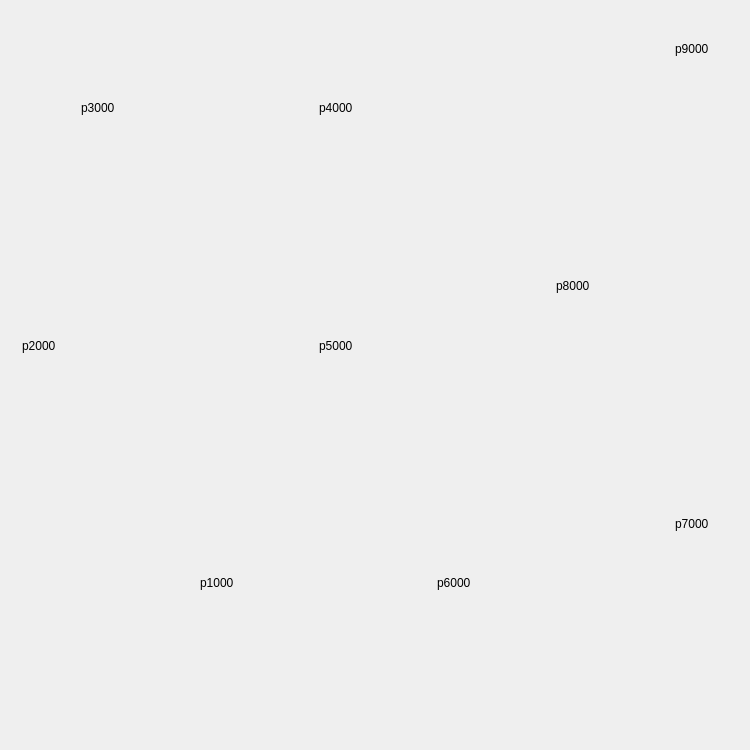
<?xml version="1.0" encoding="UTF-8"?>
<ui version="4.0">
 <class>myAchievementWidget</class>
 <widget class="QWidget" name="myAchievementWidget">
  <property name="geometry">
   <rect>
    <x>0</x>
    <y>0</y>
    <width>750</width>
    <height>750</height>
   </rect>
  </property>
  <property name="minimumSize">
   <size>
    <width>750</width>
    <height>750</height>
   </size>
  </property>
  <property name="maximumSize">
   <size>
    <width>750</width>
    <height>750</height>
   </size>
  </property>
  <property name="windowTitle">
   <string>myAchievementWidget</string>
  </property>
  <layout class="QHBoxLayout" name="horizontalLayout">
   <item>
    <widget class="QWidget" name="widget" native="true">
     <layout class="QVBoxLayout" name="verticalLayout">
      <item>
       <layout class="QGridLayout" name="gridLayout">
        <item row="11" column="0">
         <widget class="myAchievementLabel" name="dot_250">
          <property name="text">
           <string/>
          </property>
         </widget>
        </item>
        <item row="0" column="3">
         <widget class="myAchievementLabel" name="dot_3500">
          <property name="text">
           <string/>
          </property>
         </widget>
        </item>
        <item row="0" column="4">
         <widget class="myAchievementLabel" name="dot_3750">
          <property name="text">
           <string/>
          </property>
         </widget>
        </item>
        <item row="1" column="1">
         <widget class="myAchievementLabel" name="planet_3000">
          <property name="text">
           <string>p3000</string>
          </property>
         </widget>
        </item>
        <item row="2" column="0">
         <widget class="myAchievementLabel" name="dot_2750">
          <property name="text">
           <string/>
          </property>
         </widget>
        </item>
        <item row="3" column="0">
         <widget class="myAchievementLabel" name="dot_2500">
          <property name="text">
           <string/>
          </property>
         </widget>
        </item>
        <item row="4" column="0">
         <widget class="myAchievementLabel" name="dot_2250">
          <property name="text">
           <string/>
          </property>
         </widget>
        </item>
        <item row="0" column="2">
         <widget class="myAchievementLabel" name="dot_3250">
          <property name="text">
           <string/>
          </property>
         </widget>
        </item>
        <item row="5" column="0">
         <widget class="myAchievementLabel" name="planet_2000">
          <property name="text">
           <string>p2000</string>
          </property>
         </widget>
        </item>
        <item row="0" column="11">
         <widget class="myAchievementLabel" name="planet_9000">
          <property name="text">
           <string>p9000</string>
          </property>
         </widget>
        </item>
        <item row="6" column="1">
         <widget class="myAchievementLabel" name="dot_1750">
          <property name="text">
           <string/>
          </property>
         </widget>
        </item>
        <item row="11" column="1">
         <widget class="myAchievementLabel" name="dot_500">
          <property name="text">
           <string/>
          </property>
         </widget>
        </item>
        <item row="7" column="2">
         <widget class="myAchievementLabel" name="dot_1500">
          <property name="text">
           <string/>
          </property>
         </widget>
        </item>
        <item row="10" column="2">
         <widget class="myAchievementLabel" name="dot_750">
          <property name="text">
           <string/>
          </property>
         </widget>
        </item>
        <item row="8" column="3">
         <widget class="myAchievementLabel" name="dot_1250">
          <property name="text">
           <string/>
          </property>
         </widget>
        </item>
        <item row="9" column="3">
         <widget class="myAchievementLabel" name="planet_1000">
          <property name="text">
           <string>p1000</string>
          </property>
         </widget>
        </item>
        <item row="1" column="5">
         <widget class="myAchievementLabel" name="planet_4000">
          <property name="text">
           <string>p4000</string>
          </property>
         </widget>
        </item>
        <item row="4" column="5">
         <widget class="myAchievementLabel" name="dot_4750">
          <property name="text">
           <string/>
          </property>
         </widget>
        </item>
        <item row="5" column="5">
         <widget class="myAchievementLabel" name="planet_5000">
          <property name="text">
           <string>p5000</string>
          </property>
         </widget>
        </item>
        <item row="6" column="5">
         <widget class="myAchievementLabel" name="dot_5250">
          <property name="text">
           <string/>
          </property>
         </widget>
        </item>
        <item row="7" column="5">
         <widget class="myAchievementLabel" name="dot_5500">
          <property name="text">
           <string/>
          </property>
         </widget>
        </item>
        <item row="2" column="6">
         <widget class="myAchievementLabel" name="dot_4250">
          <property name="text">
           <string/>
          </property>
         </widget>
        </item>
        <item row="3" column="6">
         <widget class="myAchievementLabel" name="dot_4500">
          <property name="text">
           <string/>
          </property>
         </widget>
        </item>
        <item row="8" column="6">
         <widget class="myAchievementLabel" name="dot_5750">
          <property name="text">
           <string/>
          </property>
         </widget>
        </item>
        <item row="9" column="7">
         <widget class="myAchievementLabel" name="planet_6000">
          <property name="text">
           <string>p6000</string>
          </property>
         </widget>
        </item>
        <item row="10" column="8">
         <widget class="myAchievementLabel" name="dot_6250">
          <property name="text">
           <string/>
          </property>
         </widget>
        </item>
        <item row="2" column="9">
         <widget class="myAchievementLabel" name="dot_8500">
          <property name="text">
           <string/>
          </property>
         </widget>
        </item>
        <item row="3" column="9">
         <widget class="myAchievementLabel" name="dot_8250">
          <property name="text">
           <string/>
          </property>
         </widget>
        </item>
        <item row="4" column="9">
         <widget class="myAchievementLabel" name="planet_8000">
          <property name="text">
           <string>p8000</string>
          </property>
         </widget>
        </item>
        <item row="5" column="9">
         <widget class="myAchievementLabel" name="dot_7750">
          <property name="text">
           <string/>
          </property>
         </widget>
        </item>
        <item row="10" column="9">
         <widget class="myAchievementLabel" name="dot_6500">
          <property name="text">
           <string/>
          </property>
         </widget>
        </item>
        <item row="1" column="10">
         <widget class="myAchievementLabel" name="dot_8750">
          <property name="text">
           <string/>
          </property>
         </widget>
        </item>
        <item row="6" column="10">
         <widget class="myAchievementLabel" name="dot_7500">
          <property name="text">
           <string/>
          </property>
         </widget>
        </item>
        <item row="9" column="10">
         <widget class="myAchievementLabel" name="dot_6750">
          <property name="text">
           <string/>
          </property>
         </widget>
        </item>
        <item row="7" column="11">
         <widget class="myAchievementLabel" name="dot_7250">
          <property name="text">
           <string/>
          </property>
         </widget>
        </item>
        <item row="8" column="11">
         <widget class="myAchievementLabel" name="planet_7000">
          <property name="text">
           <string>p7000</string>
          </property>
         </widget>
        </item>
       </layout>
      </item>
     </layout>
    </widget>
   </item>
  </layout>
 </widget>
 <layoutdefault spacing="6" margin="11"/>
 <customwidgets>
  <customwidget>
   <class>myAchievementLabel</class>
   <extends>QLabel</extends>
   <header location="global">myachievementlabel.h</header>
  </customwidget>
 </customwidgets>
 <resources/>
 <connections/>
</ui>
